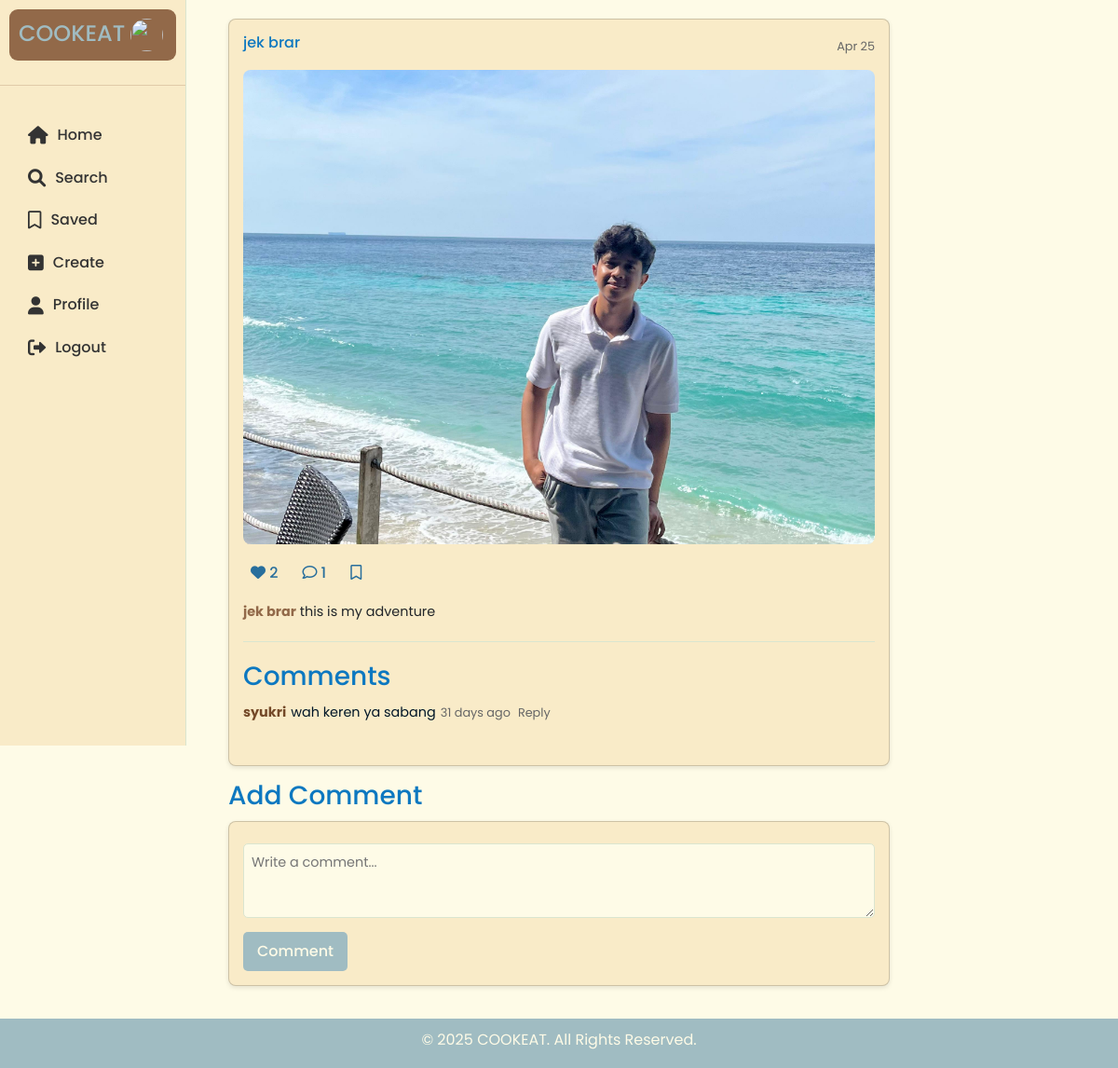
The page /post.php?post_id=2 (signed in) on the database its author committed.
### tables this page shows
CREATE TABLE `post` (
  `post_id` int(11) NOT NULL,
  `user_id` int(11) NOT NULL,
  `type_id` int(11) NOT NULL,
  `content` text NOT NULL,
  `total_like` int(11) DEFAULT 0,
  `total_comment` int(11) DEFAULT 0,
  `created_at` timestamp NOT NULL DEFAULT current_timestamp()
);

CREATE TABLE `user` (
  `user_id` int(11) NOT NULL,
  `photo_id` int(11) DEFAULT NULL,
  `username` varchar(50) NOT NULL,
  `email` varchar(100) NOT NULL,
  `password_hash` varchar(255) NOT NULL,
  `full_name` varchar(100) DEFAULT NULL,
  `bio` text DEFAULT NULL,
  `created_at` timestamp NOT NULL DEFAULT current_timestamp()
);

CREATE TABLE `photo` (
  `photo_id` int(11) NOT NULL,
  `photo_name` varchar(255) NOT NULL,
  `photo_url` varchar(255) NOT NULL
);

CREATE TABLE `comment` (
  `comment_id` int(11) NOT NULL,
  `post_id` int(11) NOT NULL,
  `user_id` int(11) NOT NULL,
  `msg` text NOT NULL,
  `created_at` timestamp NOT NULL DEFAULT current_timestamp()
);

### post.php (the view, shortened to what this page needs)
<?php
include 'includes/header.php';
include 'config/db.php';
$post_id = $_GET['post_id'];
$user_id = $_SESSION['user_id'];
$stmt = $pdo->prepare("SELECT p.*, u.username, ph.photo_url, v.video_url, mu.type_id
                       FROM Post p
                       JOIN User u ON p.user_id = u.user_id
                       LEFT JOIN Media_Upload mu ON p.post_id = mu.post_id
                       LEFT JOIN Photo ph ON mu.photo_id = ph.photo_id
                       LEFT JOIN Video v ON mu.photo_id = v.video_id
                       WHERE p.post_id = ?");
$stmt->execute([$post_id]);
$post = $stmt->fetch();
$stmt = $pdo->prepare("SELECT * FROM Post_Like WHERE post_id = ? AND user_id = ?");
$stmt->execute([$post_id, $user_id]);
$has_liked = $stmt->fetch();
$stmt = $pdo->prepare("SELECT * FROM Saved_Post WHERE post_id = ? AND user_id = ?");
$stmt->execute([$post_id, $user_id]);
$has_saved = $stmt->fetch();
$stmt = $pdo->prepare("SELECT c.*, u.username,
                       TIMESTAMPDIFF(DAY, c.created_at, NOW()) as days_ago
                       FROM Comment c
                       JOIN User u ON c.user_id = u.user_id
                       WHERE c.post_id = ?");
$stmt->execute([$post_id]);
$comments = $stmt->fetchAll();
?>
<div class="feed card">
    <div class="post">
        <div class="post-header">
            <h3>
                <a href="profile.php?username=<?php echo $post['username']; ?>"><?php echo $post['username']; ?></a>
            </h3>
            <span class="post-time"><?php echo date('M j', strtotime($post['created_at'])); ?></span>
        </div>
        <?php if ($post['type_id'] == 1): ?>
            <img src="<?php echo $post['photo_url']; ?>" alt="Post Media">
        <?php else: ?>
            <p>No media available</p>
        <?php endif; ?>
        <div class="post-actions">
            <div style="display: inline-flex;" onclick="like(this, <?php echo $post['post_id']; ?>);">
                    <button class="<?php if(!$has_liked){echo("hidden");} ?>" type="button" ><span><i class="fas fa-heart"></i> <?php echo $post['total_like']; ?></span></button>
            </div>
            <div style="display: inline-flex;" onclick="save(this, <?php echo $post['post_id']; ?>);">
                <a href="post.php?post_id=<?php echo $post['post_id']; ?>" >
                <button type="button"><span><i class="far fa-comment"></i> <?php echo $post['total_comment']; ?></span></button>
                </a>
            </div>
            <div style="display: inline-flex;" onclick="save(this, <?php echo $post['post_id']; ?>);">
                    <button class="<?php if($has_saved){echo("hidden");} ?>" type="button" ><span><i class="far fa-bookmark"></i></span></button>
            </div>
        </div>
        <div class="post-content">
            <p><strong><?php echo $post['username']; ?></strong> <?php echo $post['content']; ?></p>
        </div>
    </div>
    <h3>Comments</h3>
    <div class="comment-list">
        <?php foreach ($comments as $comment): ?>
            <div class="comment">
                <p>
                    <strong><a href="profile.php?username=<?php echo $comment['username']; ?>"><?php echo $comment['username']; ?></a></strong> <?php echo $comment['msg']; ?>
                    <span class="comment-meta">
                        <?php echo $comment['days_ago'] . ' days ago'; ?>
                        <a href="#" class="reply-link">Reply</a>
                    </span>
                </p>
            </div>
        <?php endforeach; ?>
    </div>
</div>
<h3>Add Comment</h3>
<div class="card">
    <form method="POST">
        <textarea name="msg" placeholder="Write a comment..." required></textarea>
        <input type="submit" name="comment" value="Comment">
    </form>
</div>
<?php include 'includes/footer.php'; ?>

### assets/css/style.css (style rules this page uses)
* { margin: 0; padding: 0; box-sizing: border-box; font-family: 'Poppins', sans-serif; }
body { background-color: #FEFBE7; color: #926949; line-height: 1.6; }
.feed { width: 100%; }
.post { margin-bottom: 20px; border-bottom: 1px solid #DAE5D0; padding-bottom: 10px; }
.post-header { display: flex; justify-content: space-between; align-items: center; margin-bottom: 10px; }
.post-header h3 { font-size: 1rem; color: #0d78c0; }
.post-time { font-size: 0.8rem; color: #666; }
.post img, .post video { width: 100%; height: auto; max-height: 1000px; aspect-ratio: 4 / 3; object-fit: cover; border-radius: 8px; margin-bottom: 10px; }
.post-actions { display: flex; gap: 10px; margin-bottom: 10px; }
.post-actions span { margin-top: auto; cursor: pointer; color: #286e9c; transition: color 0.3s ease; }
.post-actions button { padding:8px; background: none; border: none; cursor: pointer; color: #A0BCC2; transition: color 0.3s ease; }
.post-content p { font-size: 0.9rem; margin-bottom: 10px; }
.post-content p strong { color: #926949; }
.comment-list { margin-bottom: 20px; }
.comment { margin-bottom: 10px; }
.comment p { color: #011627 ; font-size: 0.9rem; display: flex; flex-wrap: wrap; gap: 5px; align-items: baseline; }
.comment p strong { color: #744928; }
.comment-meta { color: #666; font-size: 0.8rem; display: flex; gap: 8px; }
.reply-link, .view-replies { color: #666; text-decoration: none; font-size: 0.8rem; }
.card { background-color: #F9EBC8; border-radius: 8px; padding: 15px; margin-bottom: 15px; box-shadow: 0 2px 5px rgba(0, 0, 0, 0.1); }
button, input[type="submit"] { background-color: #A0BCC2; color: #FEFBE7; border: none; padding: 8px 15px; border-radius: 5px; cursor: pointer; font-weight: 500; transition: background-color 0.3s ease; }
input[type="text"], input[type="email"], input[type="password"], textarea, select { width: 100%; padding: 8px; margin: 8px 0; border: 1px solid #DAE5D0; border-radius: 5px; background-color: #FEFBE7; font-size: 0.9rem; }
textarea { resize: vertical; min-height: 80px; }
h2, h3, h1 { color: #0d78c0; margin-bottom: 10px; }
p { margin-bottom: 8px; }
a { text-decoration: none; color: inherit; }

### rows shown on the page
post: user.username "jek brar", created_at "Apr 25", photo.photo_url (picture), total_like "2", total_comment "1", content "this is my adventure"
comment: user.username "syukri", msg "wah keren ya sabang", days_ago "31"
